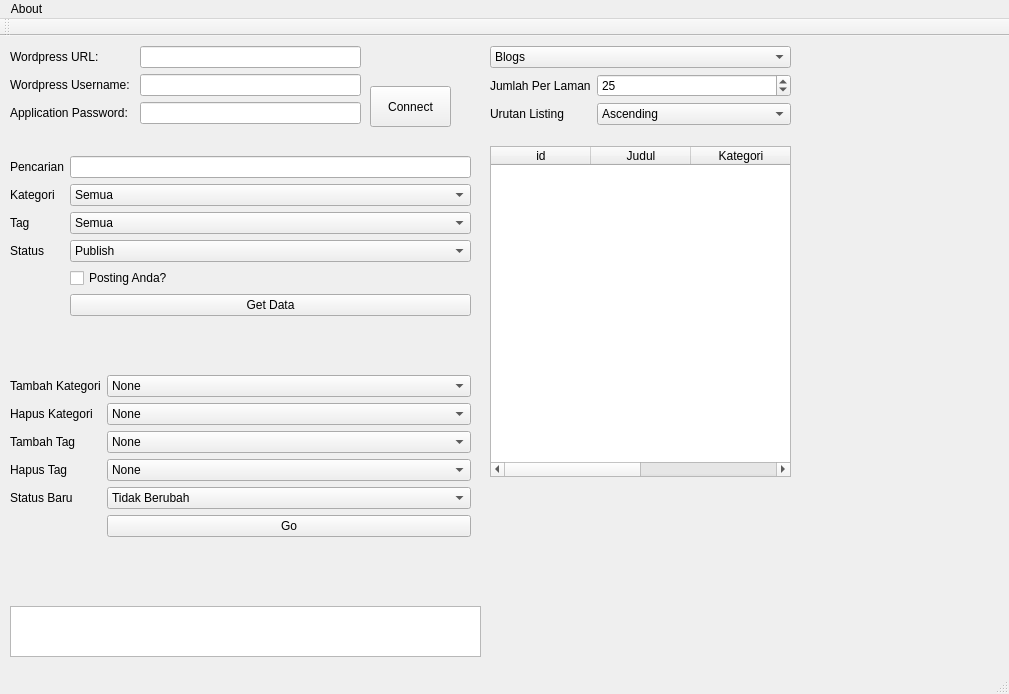
<?xml version="1.0" encoding="UTF-8"?>
<ui version="4.0">
 <class>MainWindow</class>
 <widget class="QMainWindow" name="MainWindow">
  <property name="geometry">
   <rect>
    <x>0</x>
    <y>0</y>
    <width>1009</width>
    <height>694</height>
   </rect>
  </property>
  <property name="windowTitle">
   <string>MainWindow</string>
  </property>
  <widget class="QWidget" name="centralwidget">
   <widget class="QWidget" name="formLayoutWidget">
    <property name="geometry">
     <rect>
      <x>10</x>
      <y>10</y>
      <width>351</width>
      <height>91</height>
     </rect>
    </property>
    <layout class="QFormLayout" name="credentials">
     <item row="0" column="0">
      <widget class="QLabel" name="label_url">
       <property name="text">
        <string>Wordpress URL: </string>
       </property>
      </widget>
     </item>
     <item row="0" column="1">
      <widget class="QLineEdit" name="input_url"/>
     </item>
     <item row="1" column="1">
      <widget class="QLineEdit" name="input_username"/>
     </item>
     <item row="2" column="0">
      <widget class="QLabel" name="label_password">
       <property name="text">
        <string>Application Password: </string>
       </property>
      </widget>
     </item>
     <item row="2" column="1">
      <widget class="QLineEdit" name="input_password"/>
     </item>
     <item row="1" column="0">
      <widget class="QLabel" name="label_username">
       <property name="text">
        <string>Wordpress Username: </string>
       </property>
      </widget>
     </item>
    </layout>
   </widget>
   <widget class="QPushButton" name="button_connect">
    <property name="geometry">
     <rect>
      <x>370</x>
      <y>50</y>
      <width>81</width>
      <height>41</height>
     </rect>
    </property>
    <property name="text">
     <string>Connect</string>
    </property>
    <property name="checkable">
     <bool>true</bool>
    </property>
   </widget>
   <widget class="QWidget" name="formLayoutWidget_2">
    <property name="geometry">
     <rect>
      <x>490</x>
      <y>10</y>
      <width>301</width>
      <height>91</height>
     </rect>
    </property>
    <layout class="QFormLayout" name="layout_search">
     <item row="0" column="0" colspan="2">
      <widget class="QComboBox" name="opt_search">
       <item>
        <property name="text">
         <string>Blogs</string>
        </property>
       </item>
       <item>
        <property name="text">
         <string>Categories</string>
        </property>
       </item>
       <item>
        <property name="text">
         <string>Tags</string>
        </property>
       </item>
      </widget>
     </item>
     <item row="1" column="0">
      <widget class="QLabel" name="label_qty">
       <property name="text">
        <string>Jumlah Per Laman</string>
       </property>
      </widget>
     </item>
     <item row="1" column="1">
      <widget class="QSpinBox" name="opt_qty">
       <property name="minimum">
        <number>10</number>
       </property>
       <property name="value">
        <number>25</number>
       </property>
      </widget>
     </item>
     <item row="2" column="0">
      <widget class="QLabel" name="label_order">
       <property name="text">
        <string>Urutan Listing</string>
       </property>
      </widget>
     </item>
     <item row="2" column="1">
      <widget class="QComboBox" name="opt_order">
       <item>
        <property name="text">
         <string>Ascending</string>
        </property>
       </item>
       <item>
        <property name="text">
         <string>Descending</string>
        </property>
       </item>
      </widget>
     </item>
    </layout>
   </widget>
   <widget class="QTextBrowser" name="main_text_bar">
    <property name="geometry">
     <rect>
      <x>10</x>
      <y>570</y>
      <width>471</width>
      <height>51</height>
     </rect>
    </property>
   </widget>
   <widget class="QTableWidget" name="tableWidget">
    <property name="geometry">
     <rect>
      <x>490</x>
      <y>110</y>
      <width>301</width>
      <height>331</height>
     </rect>
    </property>
    <property name="lineWidth">
     <number>1</number>
    </property>
    <property name="showGrid">
     <bool>true</bool>
    </property>
    <property name="wordWrap">
     <bool>false</bool>
    </property>
    <property name="cornerButtonEnabled">
     <bool>true</bool>
    </property>
    <property name="columnCount">
     <number>4</number>
    </property>
    <attribute name="horizontalHeaderVisible">
     <bool>true</bool>
    </attribute>
    <attribute name="horizontalHeaderDefaultSectionSize">
     <number>100</number>
    </attribute>
    <attribute name="horizontalHeaderHighlightSections">
     <bool>true</bool>
    </attribute>
    <attribute name="verticalHeaderVisible">
     <bool>true</bool>
    </attribute>
    <column>
     <property name="text">
      <string>id</string>
     </property>
    </column>
    <column>
     <property name="text">
      <string>Judul</string>
     </property>
    </column>
    <column>
     <property name="text">
      <string>Kategori</string>
     </property>
    </column>
    <column>
     <property name="text">
      <string>Status</string>
     </property>
    </column>
   </widget>
   <widget class="QWidget" name="verticalLayoutWidget">
    <property name="geometry">
     <rect>
      <x>10</x>
      <y>120</y>
      <width>461</width>
      <height>431</height>
     </rect>
    </property>
    <layout class="QVBoxLayout" name="verticalLayout">
     <item>
      <layout class="QFormLayout" name="layout_get">
       <item row="0" column="0">
        <widget class="QLabel" name="label_search">
         <property name="toolTip">
          <string>&lt;html&gt;&lt;head/&gt;&lt;body&gt;&lt;p&gt;Mencari data yang memiliki teks tertentu&lt;/p&gt;&lt;/body&gt;&lt;/html&gt;</string>
         </property>
         <property name="text">
          <string>Pencarian</string>
         </property>
        </widget>
       </item>
       <item row="0" column="1">
        <widget class="QLineEdit" name="input_search">
         <property name="text">
          <string/>
         </property>
        </widget>
       </item>
       <item row="1" column="0">
        <widget class="QLabel" name="label_categories">
         <property name="text">
          <string>Kategori</string>
         </property>
        </widget>
       </item>
       <item row="1" column="1">
        <widget class="QComboBox" name="opt_categories">
         <item>
          <property name="text">
           <string>Semua</string>
          </property>
         </item>
        </widget>
       </item>
       <item row="2" column="0">
        <widget class="QLabel" name="label_tags">
         <property name="text">
          <string>Tag</string>
         </property>
        </widget>
       </item>
       <item row="2" column="1">
        <widget class="QComboBox" name="opt_tags">
         <item>
          <property name="text">
           <string>Semua</string>
          </property>
         </item>
        </widget>
       </item>
       <item row="3" column="0">
        <widget class="QLabel" name="label_status">
         <property name="text">
          <string>Status</string>
         </property>
        </widget>
       </item>
       <item row="3" column="1">
        <widget class="QComboBox" name="opt_status">
         <item>
          <property name="text">
           <string>Publish</string>
          </property>
         </item>
         <item>
          <property name="text">
           <string>Future</string>
          </property>
         </item>
         <item>
          <property name="text">
           <string>Draft</string>
          </property>
         </item>
         <item>
          <property name="text">
           <string>Pending</string>
          </property>
         </item>
         <item>
          <property name="text">
           <string>Private</string>
          </property>
         </item>
        </widget>
       </item>
       <item row="4" column="1">
        <widget class="QCheckBox" name="filterByAuthor">
         <property name="text">
          <string>Posting Anda?</string>
         </property>
        </widget>
       </item>
       <item row="5" column="1">
        <widget class="QPushButton" name="pushButton_5">
         <property name="text">
          <string>Get Data</string>
         </property>
        </widget>
       </item>
      </layout>
     </item>
     <item>
      <layout class="QFormLayout" name="layout_update">
       <item row="0" column="0">
        <widget class="QLabel" name="label_add_categories">
         <property name="text">
          <string>Tambah Kategori</string>
         </property>
        </widget>
       </item>
       <item row="0" column="1">
        <widget class="QComboBox" name="opt_add_categories">
         <item>
          <property name="text">
           <string>None</string>
          </property>
         </item>
        </widget>
       </item>
       <item row="1" column="0">
        <widget class="QLabel" name="label_delete_categories">
         <property name="text">
          <string>Hapus Kategori</string>
         </property>
        </widget>
       </item>
       <item row="1" column="1">
        <widget class="QComboBox" name="opt_del_categories">
         <item>
          <property name="text">
           <string>None</string>
          </property>
         </item>
         <item>
          <property name="text">
           <string>Semua</string>
          </property>
         </item>
        </widget>
       </item>
       <item row="2" column="0">
        <widget class="QLabel" name="label_add_tag">
         <property name="text">
          <string>Tambah Tag</string>
         </property>
        </widget>
       </item>
       <item row="2" column="1">
        <widget class="QComboBox" name="opt_add_tag">
         <item>
          <property name="text">
           <string>None</string>
          </property>
         </item>
        </widget>
       </item>
       <item row="3" column="0">
        <widget class="QLabel" name="label_del_tag">
         <property name="text">
          <string>Hapus Tag</string>
         </property>
        </widget>
       </item>
       <item row="3" column="1">
        <widget class="QComboBox" name="opt_del_tags">
         <item>
          <property name="text">
           <string>None</string>
          </property>
         </item>
         <item>
          <property name="text">
           <string>Semua</string>
          </property>
         </item>
        </widget>
       </item>
       <item row="4" column="0">
        <widget class="QLabel" name="label_new_status">
         <property name="text">
          <string>Status Baru</string>
         </property>
        </widget>
       </item>
       <item row="4" column="1">
        <widget class="QComboBox" name="opt_new_status">
         <item>
          <property name="text">
           <string>Tidak Berubah</string>
          </property>
         </item>
         <item>
          <property name="text">
           <string>Publish</string>
          </property>
         </item>
         <item>
          <property name="text">
           <string>Future</string>
          </property>
         </item>
         <item>
          <property name="text">
           <string>Draft</string>
          </property>
         </item>
         <item>
          <property name="text">
           <string>Pending</string>
          </property>
         </item>
         <item>
          <property name="text">
           <string>Private</string>
          </property>
         </item>
        </widget>
       </item>
       <item row="5" column="1">
        <widget class="QPushButton" name="pushButton">
         <property name="text">
          <string>Go</string>
         </property>
        </widget>
       </item>
      </layout>
     </item>
    </layout>
   </widget>
  </widget>
  <widget class="QMenuBar" name="menubar">
   <property name="geometry">
    <rect>
     <x>0</x>
     <y>0</y>
     <width>1009</width>
     <height>21</height>
    </rect>
   </property>
   <widget class="QMenu" name="menuAbout">
    <property name="title">
     <string>About</string>
    </property>
    <addaction name="actionGithub"/>
   </widget>
   <addaction name="menuAbout"/>
  </widget>
  <widget class="QStatusBar" name="statusbar"/>
  <widget class="QToolBar" name="toolBar">
   <property name="windowTitle">
    <string>toolBar</string>
   </property>
   <attribute name="toolBarArea">
    <enum>TopToolBarArea</enum>
   </attribute>
   <attribute name="toolBarBreak">
    <bool>false</bool>
   </attribute>
  </widget>
  <action name="actionGithub">
   <property name="text">
    <string>Github</string>
   </property>
  </action>
 </widget>
 <resources/>
 <connections/>
</ui>
